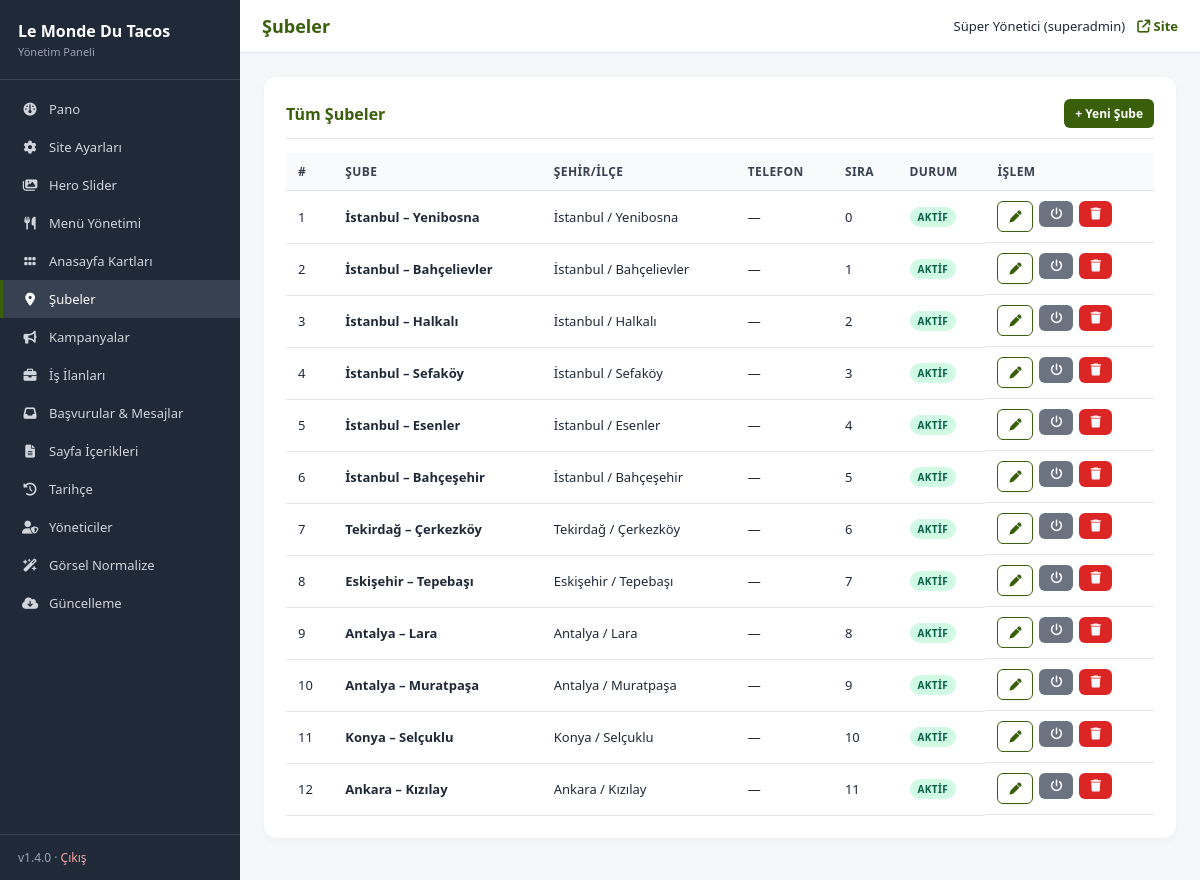
Page /admin/branches.php (signed in) on the committed database.
### tables this page shows
CREATE TABLE IF NOT EXISTS branches (
    id          INT UNSIGNED AUTO_INCREMENT PRIMARY KEY,
    title       VARCHAR(160) NOT NULL,
    city        VARCHAR(80) NULL,
    district    VARCHAR(120) NULL,
    address     TEXT NULL,
    phone       VARCHAR(40) NULL,
    map_url     VARCHAR(500) NULL,
    map_embed   TEXT NULL,
    work_hours  VARCHAR(120) NULL,
    sort_order  INT NOT NULL DEFAULT 0,
    is_active   TINYINT(1) NOT NULL DEFAULT 1,
    created_at  TIMESTAMP DEFAULT CURRENT_TIMESTAMP
);

### includes/functions.php (called while the page is built, shortened)
<?php
require_once __DIR__ . '/db.php';
function e(?string $s): string {
    return htmlspecialchars((string)($s ?? ''), ENT_QUOTES | ENT_SUBSTITUTE, 'UTF-8');
}
function admin_check(): bool {
    return true;
}
function admin_user(): ?array {
    $stmt = db()->prepare("SELECT id, username, name, email, role FROM admin_users WHERE id = ? AND is_active = 1");
    $stmt->execute([$_SESSION['admin_id']]);
    $cache = $stmt->fetch() ?: null;
    return $cache;
}

### includes/db.php (called while the page is built, shortened)
<?php
function db(): PDO {
    static $pdo = null;
    if ($pdo instanceof PDO) {
        return $pdo;
    }
    $dsn = sprintf(
        'mysql:host=%s;dbname=%s;charset=%s',
        DB_HOST,
        DB_NAME,
        DB_CHARSET
    );
    try {
        $pdo = new PDO($dsn, DB_USER, DB_PASS, [
            PDO::ATTR_ERRMODE            => PDO::ERRMODE_EXCEPTION,
            PDO::ATTR_DEFAULT_FETCH_MODE => PDO::FETCH_ASSOC,
            PDO::ATTR_EMULATE_PREPARES   => false,
            PDO::MYSQL_ATTR_INIT_COMMAND => "SET NAMES " . DB_CHARSET . " COLLATE utf8mb4_unicode_ci",
        ]);
    } catch (PDOException $e) {
        if (DEBUG) {
            die('DB error: ' . htmlspecialchars($e->getMessage(), ENT_QUOTES, 'UTF-8'));
        }
        error_log('DB connection failed: ' . $e->getMessage());
        die('Veritabanı bağlantısı kurulamadı. Lütfen daha sonra tekrar deneyin.');
    }
    return $pdo;
}

### admin/_crud.php (called while the page is built, shortened)
<?php
require_once __DIR__ . '/../includes/functions.php';
class Crud
{
    public function listAll(string $orderBy = 'sort_order, id'): array
    {
        return db()->query("SELECT * FROM " . $this->cfg['table'] . " ORDER BY $orderBy")->fetchAll();
    }
}

### admin/branches.php (the view, shortened to what this page needs)
<?php
$page_h = 'Şubeler';
require __DIR__ . '/_header.php';
require __DIR__ . '/_crud.php';
$crud = new Crud([
    'table' => 'branches',
    'label' => 'Şube',
    'fields' => [
        'title'      => ['label' => 'Başlık', 'required' => true],
        'city'       => ['label' => 'Şehir'],
        'district'   => ['label' => 'İlçe'],
        'address'    => ['label' => 'Adres'],
        'phone'      => ['label' => 'Telefon'],
        'work_hours' => ['label' => 'Çalışma Saatleri'],
        'map_url'    => ['label' => 'Harita Linki'],
        'sort_order' => ['type' => 'int'],
        'is_active'  => ['type' => 'bool'],
    ],
]);
$crud->handle();
$action = $_GET['action'] ?? 'list';
if ($action === 'list'): ?>
  <div class="card">
    <h2 style="display:flex;justify-content:space-between;align-items:center">
      <span>Tüm Şubeler</span>
      <a href="?action=new" class="btn btn-sm">+ Yeni Şube</a>
    </h2>
    <?php $rows = $crud->listAll(); ?>
    <?php if (!$rows): ?>
      <div class="empty">Henüz şube eklenmemiş.</div>
    <?php else: ?>
      <table>
        <thead><tr><th>#</th><th>Şube</th><th>Şehir/İlçe</th><th>Telefon</th><th>Sıra</th><th>Durum</th><th>İşlem</th></tr></thead>
        <tbody>
        <?php foreach ($rows as $r): ?>
          <tr>
            <td><?= (int)$r['id'] ?></td>
            <td><strong><?= e($r['title']) ?></strong></td>
            <td><?= e(trim(($r['city'] ?? '') . ' / ' . ($r['district'] ?? ''), ' /')) ?></td>
            <td><?= e($r['phone'] ?? '—') ?></td>
            <td><?= (int)$r['sort_order'] ?></td>
            <td><span class="badge <?= $r['is_active'] ? 'b-on' : 'b-off' ?>"><?= $r['is_active'] ? 'Aktif' : 'Pasif' ?></span></td>
            <td class="actions">
              <a class="btn btn-sm btn-line" href="?action=edit&id=<?= $r['id'] ?>"><i class="fa-solid fa-pen"></i></a>
              <form method="post" style="display:inline"><button class="btn btn-sm btn-secondary"><i class="fa-solid fa-power-off"></i></button></form>
              <form method="post" data-confirm="Şubeyi silmek istediğinize emin misiniz?" style="display:inline"><button class="btn btn-sm btn-danger"><i class="fa-solid fa-trash"></i></button></form>
            </td>
          </tr>
        <?php endforeach; ?>
        </tbody>
      </table>
    <?php endif; ?>
  </div>
<?php endif; ?>
<?php require __DIR__ . '/_footer.php'; ?>

### admin/_header.php (shortened to what this page needs)
<?php
require_once __DIR__ . '/../includes/functions.php';
$cu = admin_user();
$nav_items = [
    ['index.php',                  'Pano',                'fa-gauge'],
    ['settings.php',               'Site Ayarları',       'fa-gear'],
    ['slider.php',                 'Hero Slider',         'fa-images'],
    ['menu.php',                   'Menü Yönetimi',       'fa-utensils'],
    ['promo-cards.php',            'Anasayfa Kartları',   'fa-grip'],
    ['branches.php',               'Şubeler',             'fa-location-dot'],
    ['campaigns.php',              'Kampanyalar',         'fa-bullhorn'],
    ['jobs.php',                   'İş İlanları',         'fa-briefcase'],
    ['applications.php',           'Başvurular & Mesajlar','fa-inbox'],
    ['pages.php',                  'Sayfa İçerikleri',    'fa-file-lines'],
    ['timeline.php',               'Tarihçe',             'fa-clock-rotate-left'],
    ['users.php',                  'Yöneticiler',         'fa-user-shield'],
    ['normalize-images.php',       'Görsel Normalize',    'fa-wand-magic-sparkles'],
    ['update.php',                 'Güncelleme',          'fa-cloud-arrow-down'],
];
$current = basename($_SERVER['PHP_SELF']);
$page_h  = $page_h ?? 'Pano';
?><!doctype html>
<html lang="tr">
<head>
<link rel="stylesheet" href="https://cdnjs.cloudflare.com/ajax/libs/font-awesome/6.5.0/css/all.min.css">
</head>
<body>
<div class="app">
  <aside class="sb">
    <div class="sb-head">
      <div class="brand">Le Monde Du Tacos</div>
      <div class="sub">Yönetim Paneli</div>
    </div>
    <nav class="sb-nav">
      <?php foreach ($nav_items as [$href, $label, $icon]): ?>
        <a href="<?= e($href) ?>" class="<?= $current === $href ? 'active' : '' ?>">
          <i class="fa-solid <?= e($icon) ?>"></i>
          <span><?= e($label) ?></span>
        </a>
      <?php endforeach; ?>
    </nav>
    <div class="sb-foot">
      v<?= APP_VERSION ?> &middot; <a href="logout.php">Çıkış</a>
    </div>
  </aside>
  <div class="main">
    <header class="tb">
      <h1><?= e($page_h) ?></h1>
      <div class="user">
        <span><?= e($cu['name']) ?> (<?= e($cu['role']) ?>)</span>
        <a href="/" target="_blank"><i class="fa-solid fa-arrow-up-right-from-square"></i> Site</a>
      </div>
    </header>
    <main class="cnt">

### admin/_header.php (style rules this page uses)
* { box-sizing:border-box;margin:0;padding:0 }
body { font-family:system-ui,-apple-system,Segoe UI,Roboto,Arial,sans-serif;background:#f6f7f9;color:#1f2937;font-size:14px }
.app { display:flex;min-height:100vh }
.sb { width:240px;background:#1f2937;color:#e5e7eb;flex-shrink:0;display:flex;flex-direction:column }
.sb-head { padding:20px 18px;border-bottom:1px solid #374151 }
.sb-head .brand { font-size:16px;font-weight:700;color:#fff;margin-bottom:2px }
.sb-head .sub { font-size:11px;color:#9ca3af }
.sb-nav { flex:1;padding:10px 0;overflow-y:auto }
.sb-nav a { display:flex;align-items:center;gap:10px;padding:10px 18px;color:#d1d5db;text-decoration:none;font-size:13px;border-left:3px solid transparent;transition:.15s }
.sb-nav a.active { background:#374151;color:#fff;border-left-color:#3A5F0B }
.sb-nav a i { width:18px;text-align:center;font-size:13px }
.sb-foot { padding:14px 18px;border-top:1px solid #374151;font-size:12px;color:#9ca3af }
.sb-foot a { color:#fca5a5;text-decoration:none }
.main { flex:1;display:flex;flex-direction:column;min-width:0 }
.tb { background:#fff;padding:14px 22px;display:flex;align-items:center;justify-content:space-between;border-bottom:1px solid #e5e7eb }
.tb h1 { font-size:18px;color:#3A5F0B }
.tb .user { display:flex;align-items:center;gap:12px;font-size:13px }
.tb .user a { color:#3A5F0B;font-weight:600;text-decoration:none }
.cnt { padding:24px;flex:1 }
.card { background:#fff;border-radius:12px;padding:22px;box-shadow:0 2px 8px rgba(0,0,0,.04);margin-bottom:18px }
.card h2 { font-size:16px;color:#3A5F0B;margin-bottom:14px;padding-bottom:10px;border-bottom:1px solid #e5e7eb }
.btn { display:inline-block;background:#3A5F0B;color:#fff;border:0;border-radius:6px;padding:9px 16px;font-size:13px;font-weight:600;cursor:pointer;text-decoration:none;transition:.15s }
.btn-sm { padding:6px 11px;font-size:12px }
.btn-secondary { background:#6b7280 }
.btn-danger { background:#dc2626 }
.btn-line { background:#fff;color:#3A5F0B;border:1px solid #3A5F0B }
table { width:100%;border-collapse:collapse }
th,td { text-align:left;padding:10px 12px;font-size:13px;border-bottom:1px solid #e5e7eb;vertical-align:middle }
th { background:#f9fafb;font-weight:700;color:#374151;font-size:12px;text-transform:uppercase;letter-spacing:.4px }
.badge { display:inline-block;padding:3px 8px;border-radius:99px;font-size:10px;font-weight:700;letter-spacing:.4px;text-transform:uppercase }
.b-on { background:#d1fae5;color:#065f46 }
.actions { display:flex;gap:6px;flex-wrap:wrap }
.actions form { display:inline }

### rows in the picture
branches: id "1", title "İstanbul – Yenibosna", city+district "İstanbul / Yenibosna", phone "—", sort_order "0", is_active "AKTIF"
branches: id "2", title "İstanbul – Bahçelievler", city+district "İstanbul / Bahçelievler", phone "—", sort_order "1", is_active "AKTIF"
branches: id "3", title "İstanbul – Halkalı", city+district "İstanbul / Halkalı", phone "—", sort_order "2", is_active "AKTIF"
branches: id "4", title "İstanbul – Sefaköy", city+district "İstanbul / Sefaköy", phone "—", sort_order "3", is_active "AKTIF"
branches: id "5", title "İstanbul – Esenler", city+district "İstanbul / Esenler", phone "—", sort_order "4", is_active "AKTIF"
branches: id "6", title "İstanbul – Bahçeşehir", city+district "İstanbul / Bahçeşehir", phone "—", sort_order "5", is_active "AKTIF"
branches: id "7", title "Tekirdağ – Çerkezköy", city+district "Tekirdağ / Çerkezköy", phone "—", sort_order "6", is_active "AKTIF"
branches: id "8", title "Eskişehir – Tepebaşı", city+district "Eskişehir / Tepebaşı", phone "—", sort_order "7", is_active "AKTIF"
branches: id "9", title "Antalya – Lara", city+district "Antalya / Lara", phone "—", sort_order "8", is_active "AKTIF"
branches: id "10", title "Antalya – Muratpaşa", city+district "Antalya / Muratpaşa", phone "—", sort_order "9", is_active "AKTIF"
branches: id "11", title "Konya – Selçuklu", city+district "Konya / Selçuklu", phone "—", sort_order "10", is_active "AKTIF"
branches: id "12", title "Ankara – Kızılay", city+district "Ankara / Kızılay", phone "—", sort_order "11", is_active "AKTIF"

### other values in the picture
$label "Pano"
$label "Site Ayarları"
$label "Hero Slider"
$label "Menü Yönetimi"
$label "Anasayfa Kartları"
$label "Şubeler"
$label "Kampanyalar"
$label "İş İlanları"
$label "Başvurular & Mesajlar"
$label "Sayfa İçerikleri"
$label "Tarihçe"
$label "Yöneticiler"
$label "Görsel Normalize"
$label "Güncelleme"
APP_VERSION "1.4.0"
